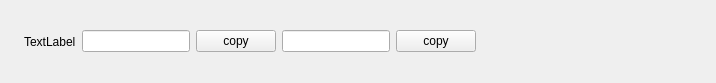
<?xml version="1.0" encoding="UTF-8"?>
<ui version="4.0">
 <class>credentialwidget</class>
 <widget class="QWidget" name="credentialwidget">
  <property name="geometry">
   <rect>
    <x>0</x>
    <y>0</y>
    <width>716</width>
    <height>83</height>
   </rect>
  </property>
  <property name="windowTitle">
   <string>Form</string>
  </property>
  <property name="autoFillBackground">
   <bool>false</bool>
  </property>
  <layout class="QHBoxLayout" name="horizontalLayout_2">
   <item>
    <widget class="QLabel" name="icon">
     <property name="text">
      <string/>
     </property>
     <property name="pixmap">
      <pixmap>images/padlock1.bmp</pixmap>
     </property>
    </widget>
   </item>
   <item>
    <widget class="QLabel" name="label">
     <property name="text">
      <string>TextLabel</string>
     </property>
    </widget>
   </item>
   <item>
    <layout class="QHBoxLayout" name="horizontalLayout">
     <item>
      <widget class="QLineEdit" name="loginText">
       <property name="echoMode">
        <enum>QLineEdit::Normal</enum>
       </property>
      </widget>
     </item>
     <item>
      <widget class="QPushButton" name="copyLog">
       <property name="text">
        <string>copy</string>
       </property>
      </widget>
     </item>
     <item>
      <widget class="QLineEdit" name="passwordText">
       <property name="echoMode">
        <enum>QLineEdit::Normal</enum>
       </property>
       <property name="dragEnabled">
        <bool>true</bool>
       </property>
       <property name="readOnly">
        <bool>false</bool>
       </property>
      </widget>
     </item>
     <item>
      <widget class="QPushButton" name="copyPass">
       <property name="text">
        <string>copy</string>
       </property>
      </widget>
     </item>
    </layout>
   </item>
   <item>
    <spacer name="horizontalSpacer">
     <property name="orientation">
      <enum>Qt::Horizontal</enum>
     </property>
     <property name="sizeHint" stdset="0">
      <size>
       <width>40</width>
       <height>58</height>
      </size>
     </property>
    </spacer>
   </item>
  </layout>
 </widget>
 <resources/>
 <connections/>
</ui>
